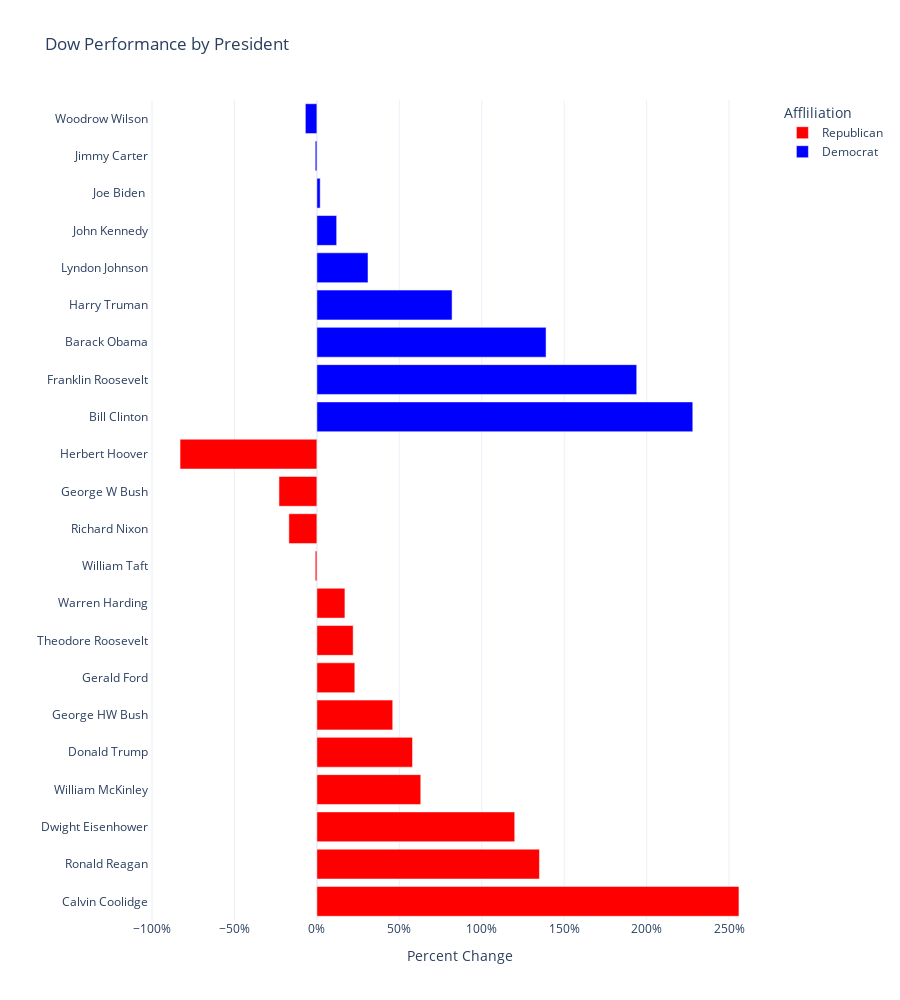

Notebook source saved alongside this figure:
### Markdown cell above
## Plotly Express

Like Seaborn, Plotly Express is a simplfied front end for the Plotly visualization library. I will attempt to create the same visualization.

### Code cell
import plotly.express as px
import plotly.io as pio

# set the plot style
pio.templates.default = "plotly_white"

# sort the data by decreasing performance, since I can't get it to sort by timeline
sorted_data = data.sort_values(by=["Percent Change"],
                 ascending=False)

# create a bar chart showing the "Percent Change" for each president
fig = px.bar(data_frame = sorted_data,
             x = "Percent Change",
             y = "President",
             color = "Affliliation",
             color_discrete_map = {"Republican":"red", "Democrat":"blue"},
             title = "Dow Performance by President",
             height = 1000
            )

# format the x axis ticks as percent
fig.update_xaxes(tickformat = ".0%")

# remove the y axis label ("President")
fig.update_yaxes(title = "")
            
fig.show()

### Figure 1 — Plotly figure (JSON) as saved in the notebook; plotly's stock layout.template omitted (floating-point values rounded to 4 significant figures)
{"data": [{"alignmentgroup": "True", "hovertemplate": "Affliliation=Republican<br>Percent Change=%{x}<br>President=%{y}<extra></extra>", "legendgroup": "Republican", "marker": {"color": "red", "pattern": {"shape": ""}}, "name": "Republican", "offsetgroup": "Republican", "orientation": "h", "showlegend": true, "textposition": "auto", "type": "bar", "x": [2.56, 1.35, 1.2, 0.63, 0.58, 0.46, 0.23, 0.22, 0.17, -0.01, -0.17, -0.23, -0.83], "xaxis": "x", "y": ["Calvin Coolidge", "Ronald Reagan", "Dwight Eisenhower", "William McKinley", "Donald Trump", "George HW Bush", "Gerald Ford", "Theodore Roosevelt", "Warren Harding", "William Taft", "Richard Nixon", "George W Bush", "Herbert Hoover"], "yaxis": "y"}, {"alignmentgroup": "True", "hovertemplate": "Affliliation=Democrat<br>Percent Change=%{x}<br>President=%{y}<extra></extra>", "legendgroup": "Democrat", "marker": {"color": "blue", "pattern": {"shape": ""}}, "name": "Democrat", "offsetgroup": "Democrat", "orientation": "h", "showlegend": true, "textposition": "auto", "type": "bar", "x": [2.28, 1.94, 1.39, 0.82, 0.31, 0.12, 0.02, -0.01, -0.07], "xaxis": "x", "y": ["Bill Clinton", "Franklin Roosevelt", "Barack Obama", "Harry Truman", "Lyndon Johnson", "John Kennedy", "Joe Biden ", "Jimmy Carter", "Woodrow Wilson"], "yaxis": "y"}], "layout": {"barmode": "relative", "height": 1000, "legend": {"title": {"text": "Affliliation"}, "tracegroupgap": 0}, "title": {"text": "Dow Performance by President"}, "xaxis": {"anchor": "y", "domain": [0, 1], "tickformat": ".0%", "title": {"text": "Percent Change"}}, "yaxis": {"anchor": "x", "domain": [0, 1], "title": {"text": ""}}}}
